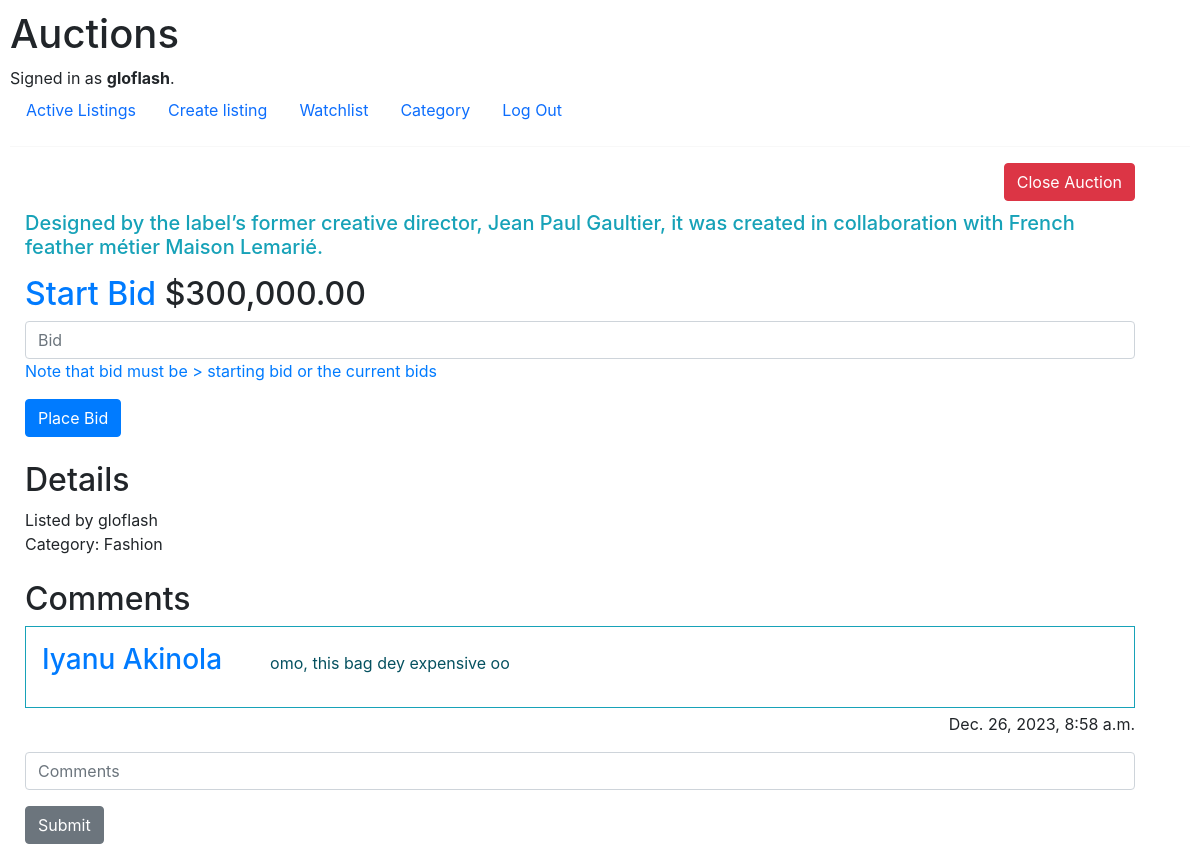
Screenshot of /listings/Hermès So Black Feather Kelly (signed in) with the database file from the repository.
### auctions/models.py (models this page shows, shortened)
class User(AbstractUser):
    pass

class Auction_listing(models.Model):
    user = models.ForeignKey(User, on_delete=models.CASCADE)
    title = models.CharField(max_length=255)
    description = models.TextField()
    start_bid = models.FloatField(max_length=100)
    image = models.URLField()
    date = models.DateTimeField(default=timezone.now)
    category = models.ForeignKey(Category, on_delete=models.SET_NULL, null=True)
    status = models.CharField(max_length=10, default="OPEN")

class Category(models.Model):
    name = models.CharField(max_length=100, unique=True)
    def __str__(self):
        return self.name
    class Meta:
        verbose_name_plural = "Categories"

class Comments(models.Model):
    comment = models.TextField()
    listing = models.ForeignKey(Auction_listing, on_delete=models.CASCADE)
    user = models.ForeignKey(User, on_delete=models.CASCADE)
    date = models.DateTimeField(default=timezone.now)
    class Meta:
        verbose_name_plural = "Comments"

### auctions/views.py (the view)
# urls.py: path("listings/<str:title>", views.display_listing, name="displaylisting"),
def display_listing(request, title):
    listing = Auction_listing.objects.get(title=title)
    comments = Comments.objects.filter(listing=listing)
    if listing.status == 'CLOSED':
        return HttpResponseRedirect(reverse('index'))
    bids = Bids.objects.filter(listing=listing)
    highest_bid = bids.order_by('-amount').first()
    lister = request.user == listing.user
    context = {
        "listing": listing,
        "listing_exist": Watchlist.objects.filter(listing = listing),
        "bid": highest_bid,
        "lister": lister,
        "comments": comments
    }
    return render(request, 'auctions/display_listing.html', context)

### auctions/templates/auctions/display_listing.html (shortened to what this page needs)
{% extends "auctions/layout.html" %}
{% load humanize %}
{% block body%}
    <div class="container m-0">
        {% if lister %}
            <a name="" id="" class="btn btn-danger float-end" href="{% url 'closeListing' listing.id %}" role="button">Close Auction</a>
        {% endif %}
        {% autoescape off %}
            <h5 class="text-info">{{listing.description|linebreaks}}</h5>
        {% endautoescape%}
        <h2><span class="text-primary">Start Bid </span>${{listing.start_bid|floatformat:2|intcomma }}</h2>
        <form action="{% url 'bids' listing.title %}" method="post">
            <div class="form-group">
                <input type="number" class="form-control" placeholder="Bid" name="bid">
                <span class="mt-3 text-primary">Note that bid must be > starting bid or the current bids</span>
            </div>
            <input type="submit" value="Place Bid" class="btn btn-primary">
        </form>
        <div class="mt-4">
            <h2 class="">Details</h2>
            <ul class="list-group">
                <li class="list-inline-item">Listed by {{listing.user}}</li>
                <li class="list-inline-item">Category: {{listing.category}}</li>
            </ul>
        </div>
        {% for comment in comments %}
            <div class="mt-4">
                <h2 class="">Comments</h2>
                <div class="d-flex border border-info p-3">
                    <h3 class="text-primary">{{comment.user}}</h3>
                    <p class="pl-5 pt-2 text-info-emphasis">{{comment.comment}}</p>
                </div>
                <span class="float-end pt-1 pb-3">{{comment.date}}</span>
            </div>
        {% endfor %}
        <form action="{% url 'comment' listing.title %}" method="post" class="mt-4">
            <div class="form-group">
                <input type="text" name="comment" id="" placeholder="Comments" class="form-control form-control-color">
            </div>
            <input type="submit" value="Submit" class="btn btn-secondary">
        </form>
    </div>
{% endblock %}

### auctions/templates/auctions/layout.html (shortened to what this page needs)
{% load static %}
<!DOCTYPE html>
<html lang="en">
    <head>
        <link href="{% static 'auctions/styles.css' %}" rel="stylesheet">
        <link rel="stylesheet" href="{% static 'auctions/bootstrap.min.css'%}">
        <link rel="stylesheet" href="https://stackpath.bootstrapcdn.com/bootstrap/4.4.1/css/bootstrap.min.css">
    </head>
    <body class="">
        <h1>Auctions</h1>
        <div>
            {% if user.is_authenticated %}
                Signed in as <strong>{{ user.username }}</strong>.
            {% else %}
                Not signed in.
            {% endif %}
        </div>
        <ul class="nav">
            <li class="nav-item">
                <a class="nav-link" href="{% url 'index' %}">Active Listings</a>
            </li>
            {% if user.is_authenticated %}
                <li class="nav-item">
                    <a href="{% url 'createlisting' %}" class="nav-link">Create listing</a>
                </li>
                <li class="nav-item">
                    <a href="{% url 'watchlist' %}" class="nav-link">Watchlist</a>
                </li>
                <li class="nav-item">
                    <a href="{% url 'category' %}" class="nav-link">Category</a>
                </li>
                <li class="nav-item">
                    <a class="nav-link" href="{% url 'logout' %}">Log Out</a>
                </li>
            {% endif %}
        </ul>
        <hr>
        {% block body %}
        {% endblock %}
    </body>
</html>

### auctions/static/auctions/styles.css (style rules this page uses)
body { padding: 10px }

### rows the page displays
User: username "gloflash"
Auction_listing: description "Designed by the label’s former creative director, Jean Paul Gaultier, it was created in collaboration with French feather métier Maison Lemarié.", start_bid "300,000.00", user "gloflash", category "Fashion"
Comments: user "Iyanu Akinola", comment "omo, this bag dey expensive oo", date "Dec. 26, 2023, 8:58 a.m."
